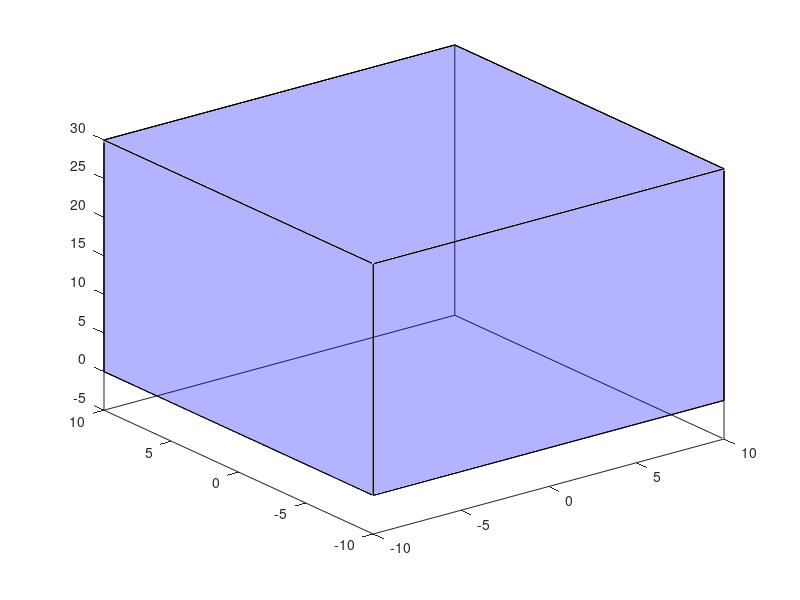

Here is the MATLAB script that generated this plot: (Note: this script raises an error after producing the figure.)
close all

origin = [0, 0, 0];
U = 10; %1 U, 10 cm
tr = 0.3;

new_origin = [U, U, 0];

a = 2*U;
b = a;
c = 3*U;

X_body = [0 0 0 0 0 a; a 0 a a a a; a 0 a a a a; 0 0 0 0 0 a];
Y_body = [0 0 0 0 b 0; 0 b 0 0 b b; 0 b b b b b; 0 0 b b b 0];
Z_body = [0 0 c 0 0 0; 0 0 c 0 0 0; c c c 0 c c; c c c 0 c c];

[X_camera, Y_camera, Z_camera] = sphere;

% X_camera = 0.3*U*X_camera - new_origin(1);
% Y_camera = 0.3*U*Y_camera - new_origin(1);
X_camera = 0.3*U*X_camera;
Y_camera = 0.3*U*Y_camera;
Z_camera = 0.2*U*Z_camera;

X = X_body; Y = Y_body; Z = Z_body;

C = 'blue';

X = X - new_origin(1);
Y = Y - new_origin(2);

s1 = fill3(X,Y,Z,C,'FaceAlpha',tr);
hold on
s2 = surf(X_camera,Y_camera,Z_camera);
s2.FaceColor = 'green';
s2.FaceAlpha = 0.5;
axis equal


direction = [1, 1, 1];
angle = 0; %deg

rotate(s1,direction,angle)
rotate(s2,direction,angle)
hold off
